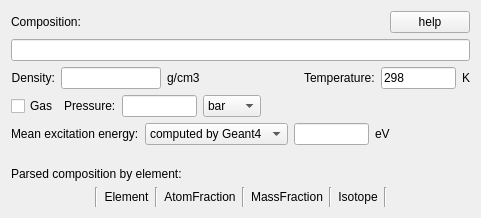
             <widget class="QWidget" name="page_3">
              <layout class="QVBoxLayout" name="verticalLayout_3">
               <item>
                <layout class="QHBoxLayout" name="horizontalLayout_8">
                 <item>
                  <widget class="QLabel" name="label_36">
                   <property name="text">
                    <string>Composition:</string>
                   </property>
                  </widget>
                 </item>
                 <item>
                  <spacer name="horizontalSpacer_4">
                   <property name="orientation">
                    <enum>Qt::Orientation::Horizontal</enum>
                   </property>
                   <property name="sizeHint" stdset="0">
                    <size>
                     <width>40</width>
                     <height>20</height>
                    </size>
                   </property>
                  </spacer>
                 </item>
                 <item>
                  <widget class="QPushButton" name="pbHelpComposition">
                   <property name="text">
                    <string>help</string>
                   </property>
                  </widget>
                 </item>
                </layout>
               </item>
               <item>
                <widget class="QLineEdit" name="leComposition"/>
               </item>
               <item>
                <layout class="QHBoxLayout" name="horizontalLayout_7">
                 <item>
                  <widget class="QLabel" name="labDensity">
                   <property name="font">
                    <font>
                     <bold>false</bold>
                     <kerning>true</kerning>
                    </font>
                   </property>
                   <property name="text">
                    <string>Density:</string>
                   </property>
                   <property name="alignment">
                    <set>Qt::AlignmentFlag::AlignRight|Qt::AlignmentFlag::AlignTrailing|Qt::AlignmentFlag::AlignVCenter</set>
                   </property>
                  </widget>
                 </item>
                 <item>
                  <widget class="QLineEdit" name="ledDensity">
                   <property name="minimumSize">
                    <size>
                     <width>100</width>
                     <height>0</height>
                    </size>
                   </property>
                   <property name="maximumSize">
                    <size>
                     <width>75</width>
                     <height>16777215</height>
                    </size>
                   </property>
                   <property name="toolTip">
                    <string/>
                   </property>
                  </widget>
                 </item>
                 <item>
                  <widget class="QLabel" name="label_22">
                   <property name="text">
                    <string>g/cm3</string>
                   </property>
                  </widget>
                 </item>
                 <item>
                  <spacer name="horizontalSpacer_2">
                   <property name="orientation">
                    <enum>Qt::Orientation::Horizontal</enum>
                   </property>
                   <property name="sizeHint" stdset="0">
                    <size>
                     <width>40</width>
                     <height>20</height>
                    </size>
                   </property>
                  </spacer>
                 </item>
                 <item>
                  <widget class="QLabel" name="label_53">
                   <property name="text">
                    <string>Temperature:</string>
                   </property>
                  </widget>
                 </item>
                 <item>
                  <widget class="QLineEdit" name="ledT">
                   <property name="sizePolicy">
                    <sizepolicy hsizetype="Fixed" vsizetype="Fixed">
                     <horstretch>0</horstretch>
                     <verstretch>0</verstretch>
                    </sizepolicy>
                   </property>
                   <property name="minimumSize">
                    <size>
                     <width>75</width>
                     <height>0</height>
                    </size>
                   </property>
                   <property name="maximumSize">
                    <size>
                     <width>75</width>
                     <height>16777215</height>
                    </size>
                   </property>
                   <property name="text">
                    <string>298</string>
                   </property>
                  </widget>
                 </item>
                 <item>
                  <widget class="QLabel" name="label_54">
                   <property name="text">
                    <string>K</string>
                   </property>
                  </widget>
                 </item>
                </layout>
               </item>
               <item>
                <layout class="QHBoxLayout" name="horizontalLayout_16">
                 <property name="topMargin">
                  <number>0</number>
                 </property>
                 <item>
                  <widget class="QCheckBox" name="cbGas">
                   <property name="text">
                    <string>Gas</string>
                   </property>
                  </widget>
                 </item>
                 <item>
                  <widget class="QLabel" name="labPressure">
                   <property name="text">
                    <string>Pressure:</string>
                   </property>
                  </widget>
                 </item>
                 <item>
                  <widget class="QLineEdit" name="ledPressure">
                   <property name="maximumSize">
                    <size>
                     <width>75</width>
                     <height>16777215</height>
                    </size>
                   </property>
                  </widget>
                 </item>
                 <item>
                  <widget class="QComboBox" name="cobPressureUnits">
                   <item>
                    <property name="text">
                     <string>bar</string>
                    </property>
                   </item>
                   <item>
                    <property name="text">
                     <string>mbar</string>
                    </property>
                   </item>
                   <item>
                    <property name="text">
                     <string>hPa</string>
                    </property>
                   </item>
                   <item>
                    <property name="text">
                     <string>Torr</string>
                    </property>
                   </item>
                  </widget>
                 </item>
                 <item>
                  <spacer name="horizontalSpacer">
                   <property name="orientation">
                    <enum>Qt::Orientation::Horizontal</enum>
                   </property>
                   <property name="sizeHint" stdset="0">
                    <size>
                     <width>40</width>
                     <height>20</height>
                    </size>
                   </property>
                  </spacer>
                 </item>
                </layout>
               </item>
               <item>
                <layout class="QHBoxLayout" name="horizontalLayout_14">
                 <property name="topMargin">
                  <number>0</number>
                 </property>
                 <property name="rightMargin">
                  <number>0</number>
                 </property>
                 <item>
                  <widget class="QLabel" name="label_39">
                   <property name="text">
                    <string>Mean excitation energy:</string>
                   </property>
                  </widget>
                 </item>
                 <item>
                  <widget class="QComboBox" name="cobMeanExcitationEnergy">
                   <property name="sizePolicy">
                    <sizepolicy hsizetype="MinimumExpanding" vsizetype="Fixed">
                     <horstretch>0</horstretch>
                     <verstretch>0</verstretch>
                    </sizepolicy>
                   </property>
                   <item>
                    <property name="text">
                     <string>computed by Geant4</string>
                    </property>
                   </item>
                   <item>
                    <property name="text">
                     <string>custom value</string>
                    </property>
                   </item>
                  </widget>
                 </item>
                 <item>
                  <widget class="QFrame" name="frMeanExcitationEnergy">
                   <property name="sizePolicy">
                    <sizepolicy hsizetype="MinimumExpanding" vsizetype="Preferred">
                     <horstretch>0</horstretch>
                     <verstretch>0</verstretch>
                    </sizepolicy>
                   </property>
                   <property name="frameShape">
                    <enum>QFrame::Shape::NoFrame</enum>
                   </property>
                   <property name="frameShadow">
                    <enum>QFrame::Shadow::Raised</enum>
                   </property>
                   <layout class="QHBoxLayout" name="horizontalLayout_15">
                    <property name="leftMargin">
                     <number>0</number>
                    </property>
                    <property name="topMargin">
                     <number>0</number>
                    </property>
                    <property name="rightMargin">
                     <number>0</number>
                    </property>
                    <property name="bottomMargin">
                     <number>0</number>
                    </property>
                    <item>
                     <widget class="QLineEdit" name="ledMeanExcitationEnergy">
                      <property name="minimumSize">
                       <size>
                        <width>75</width>
                        <height>0</height>
                       </size>
                      </property>
                      <property name="maximumSize">
                       <size>
                        <width>75</width>
                        <height>16777215</height>
                       </size>
                      </property>
                     </widget>
                    </item>
                    <item>
                     <widget class="QLabel" name="label_40">
                      <property name="text">
                       <string>eV</string>
                      </property>
                     </widget>
                    </item>
                    <item>
                     <spacer name="horizontalSpacer_6">
                      <property name="orientation">
                       <enum>Qt::Orientation::Horizontal</enum>
                      </property>
                      <property name="sizeHint" stdset="0">
                       <size>
                        <width>40</width>
                        <height>20</height>
                       </size>
                      </property>
                     </spacer>
                    </item>
                   </layout>
                  </widget>
                 </item>
                 <item>
                  <spacer name="horizontalSpacer_14">
                   <property name="orientation">
                    <enum>Qt::Orientation::Horizontal</enum>
                   </property>
                   <property name="sizeHint" stdset="0">
                    <size>
                     <width>40</width>
                     <height>20</height>
                    </size>
                   </property>
                  </spacer>
                 </item>
                </layout>
               </item>
               <item>
                <widget class="QLabel" name="label_17">
                 <property name="maximumSize">
                  <size>
                   <width>16777215</width>
                   <height>10</height>
                  </size>
                 </property>
                 <property name="text">
                  <string/>
                 </property>
                </widget>
               </item>
               <item>
                <widget class="QLabel" name="label_37">
                 <property name="text">
                  <string>Parsed composition by element:</string>
                 </property>
                </widget>
               </item>
               <item>
                <layout class="QHBoxLayout" name="horizontalLayout_9">
                 <property name="topMargin">
                  <number>0</number>
                 </property>
                 <item>
                  <spacer name="horizontalSpacer_3">
                   <property name="orientation">
                    <enum>Qt::Orientation::Horizontal</enum>
                   </property>
                   <property name="sizeHint" stdset="0">
                    <size>
                     <width>40</width>
                     <height>20</height>
                    </size>
                   </property>
                  </spacer>
                 </item>
                 <item>
                  <widget class="Line" name="line_7">
                   <property name="orientation">
                    <enum>Qt::Orientation::Vertical</enum>
                   </property>
                  </widget>
                 </item>
                 <item>
                  <widget class="QLabel" name="labInfoElement">
                   <property name="text">
                    <string>Element</string>
                   </property>
                   <property name="alignment">
                    <set>Qt::AlignmentFlag::AlignCenter</set>
                   </property>
                  </widget>
                 </item>
                 <item>
                  <widget class="Line" name="line">
                   <property name="orientation">
                    <enum>Qt::Orientation::Vertical</enum>
                   </property>
                  </widget>
                 </item>
                 <item>
                  <widget class="QLabel" name="labInfoAtFraction">
                   <property name="text">
                    <string>AtomFraction</string>
                   </property>
                   <property name="alignment">
                    <set>Qt::AlignmentFlag::AlignCenter</set>
                   </property>
                  </widget>
                 </item>
                 <item>
                  <widget class="Line" name="line_2">
                   <property name="orientation">
                    <enum>Qt::Orientation::Vertical</enum>
                   </property>
                  </widget>
                 </item>
                 <item>
                  <widget class="QLabel" name="labInfoMassFraction">
                   <property name="text">
                    <string>MassFraction</string>
                   </property>
                   <property name="alignment">
                    <set>Qt::AlignmentFlag::AlignCenter</set>
                   </property>
                  </widget>
                 </item>
                 <item>
                  <widget class="Line" name="line_8">
                   <property name="orientation">
                    <enum>Qt::Orientation::Vertical</enum>
                   </property>
                  </widget>
                 </item>
                 <item>
                  <widget class="QLabel" name="labInfoIsotope">
                   <property name="text">
                    <string>Isotope</string>
                   </property>
                   <property name="alignment">
                    <set>Qt::AlignmentFlag::AlignCenter</set>
                   </property>
                  </widget>
                 </item>
                 <item>
                  <widget class="Line" name="line_3">
                   <property name="orientation">
                    <enum>Qt::Orientation::Vertical</enum>
                   </property>
                  </widget>
                 </item>
                 <item>
                  <spacer name="horizontalSpacer_5">
                   <property name="orientation">
                    <enum>Qt::Orientation::Horizontal</enum>
                   </property>
                   <property name="sizeHint" stdset="0">
                    <size>
                     <width>40</width>
                     <height>20</height>
                    </size>
                   </property>
                  </spacer>
                 </item>
                </layout>
               </item>
              </layout>
             </widget>
